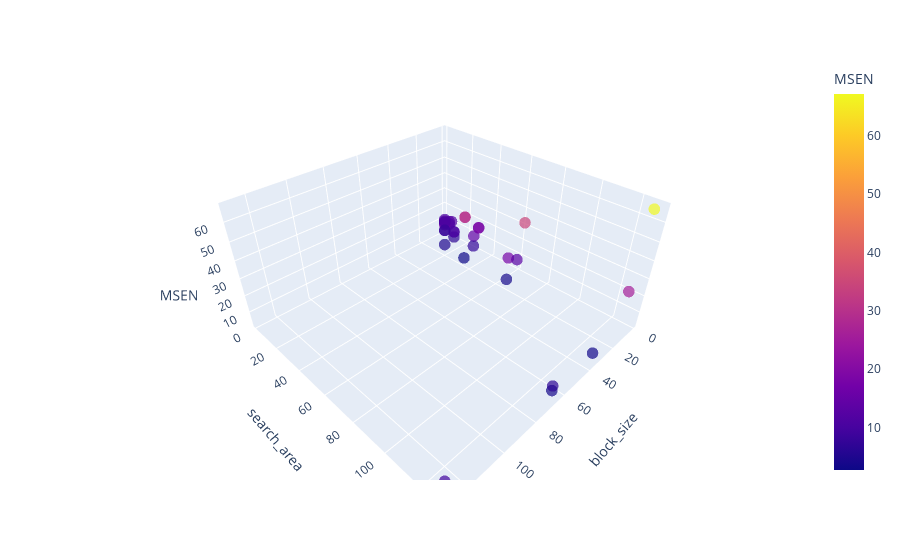

The notebook cell this image was saved under:
### Code cell
# 3D interacitve plot with plotly
fig = px.scatter_3d(df3, x='block_size', y='search_area', z='MSEN',
                color='MSEN', opacity=0.7)
# set the points smaller
fig.update_traces(marker=dict(size=4))
fig.show()

### Figure 1 — Plotly figure (JSON) as saved in the notebook; plotly's stock layout.template omitted (floating-point values rounded to 4 significant figures)
{"data": [{"hovertemplate": "block_size=%{x}<br>search_area=%{y}<br>MSEN=%{marker.color}<extra></extra>", "legendgroup": "", "marker": {"color": [11.8, 13.09, 34.57, 6.699, 4.8, 18.08, 3.675, 2.711, 12.54, 29.94, 18.64, 3.647, 17.88, 10.32, 7.929, 14.28, 7.414, 6.47, 3.284, 10.84, 10.65, 10.84, 30.07, 11.42, 18.26, 10.29, 67.17, 9.246, 25.84, 6.374, 10.65, 13.01, 8.084], "coloraxis": "coloraxis", "opacity": 0.7, "size": 4, "symbol": "circle"}, "mode": "markers", "name": "", "scene": "scene", "showlegend": false, "type": "scatter3d", "x": [2, 8, 4, 8, 16, 4, 16, 16, 4, 16, 16, 64, 16, 8, 8, 8, 8, 64, 32, 2, 4, 4, 16, 4, 4, 8, 4, 128, 8, 128, 4, 8, 8], "y": [8, 8, 64, 16, 16, 32, 64, 32, 8, 32, 16, 128, 64, 16, 8, 32, 32, 128, 128, 2, 4, 8, 32, 4, 32, 16, 128, 128, 128, 128, 4, 64, 8], "z": [11.8, 13.09, 34.57, 6.699, 4.8, 18.08, 3.675, 2.711, 12.54, 29.94, 18.64, 3.647, 17.88, 10.32, 7.929, 14.28, 7.414, 6.47, 3.284, 10.84, 10.65, 10.84, 30.07, 11.42, 18.26, 10.29, 67.17, 9.246, 25.84, 6.374, 10.65, 13.01, 8.084]}], "layout": {"coloraxis": {"colorbar": {"title": {"text": "MSEN"}}, "colorscale": [[0, "#0d0887"], [0.1111, "#46039f"], [0.2222, "#7201a8"], [0.3333, "#9c179e"], [0.4444, "#bd3786"], [0.5556, "#d8576b"], [0.6667, "#ed7953"], [0.7778, "#fb9f3a"], [0.8889, "#fdca26"], [1, "#f0f921"]]}, "legend": {"tracegroupgap": 0}, "margin": {"t": 60}, "scene": {"domain": {"x": [0, 1], "y": [0, 1]}, "xaxis": {"title": {"text": "block_size"}}, "yaxis": {"title": {"text": "search_area"}}, "zaxis": {"title": {"text": "MSEN"}}}}}
